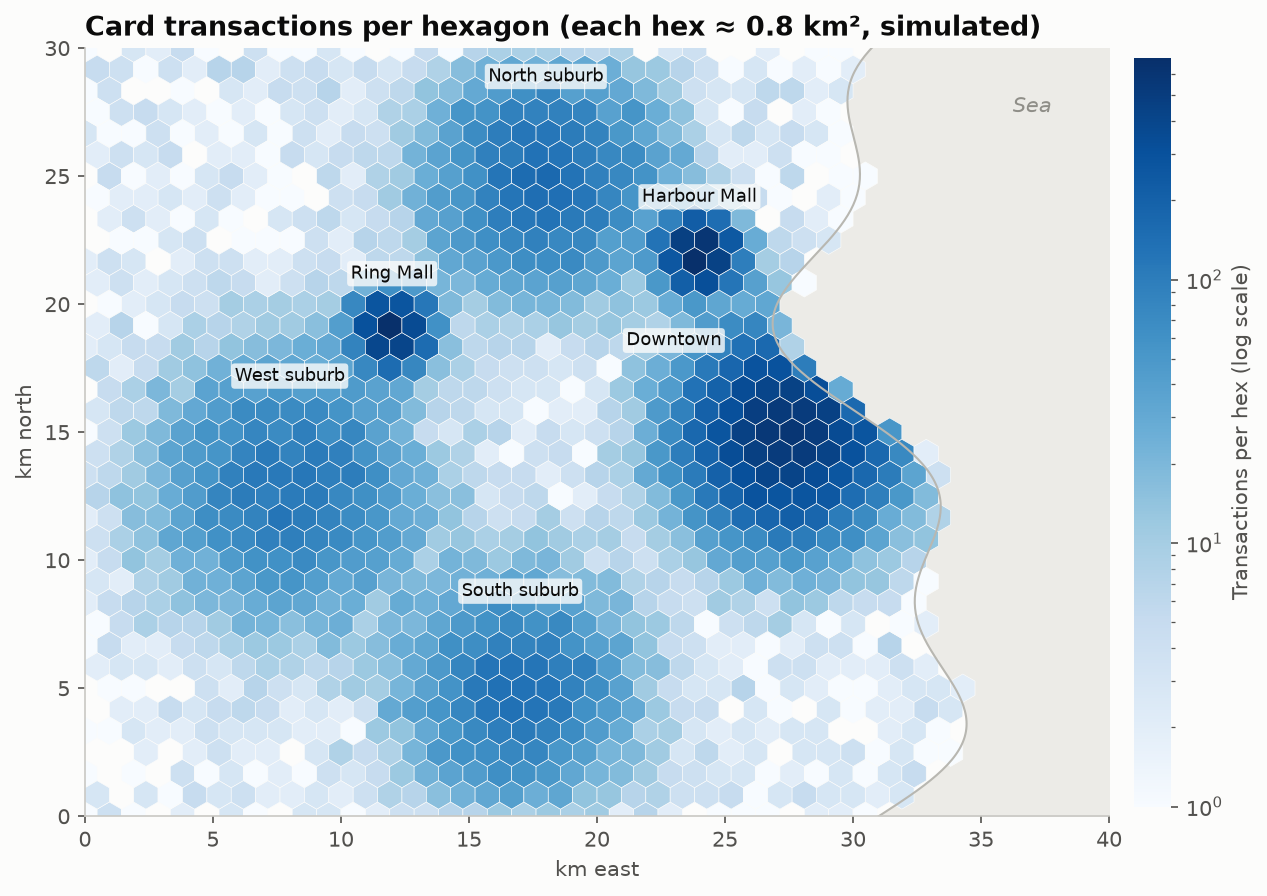

Recreate this plot in Python.
"""
Hexagonal Grid Map (hexbin)  -  family: Spatial

DESIGN PURPOSE
Thousands of point locations aggregated into equal-area hexagons, each shaded
by how many points fall inside. Unlike a dot map, density stays readable when
points overlap. Unlike a choropleth, the bins are all the same size, so large
administrative areas don't dominate.

WHEN TO USE
  - Map dense point data (transactions, deliveries, incidents, sensor
    readings) over a city or region
  - Compare densities across an area without depending on administrative
    boundaries
  - Find hot spots and coverage gaps

AVOID WHEN
  - Each point's exact location matters (use a dot or bubble map)
  - Values belong to administrative areas (use a choropleth)
  - Hexagons are so large that the pattern depends on where the grid happens
    to start

ALTERNATIVES
  - Bubble map
  - Choropleth
  - 3-D hexagon columns (pydeck)

EXAMPLE
50,000 simulated card transactions in a coastal metro area (40 × 30 km). The
point pattern combines a downtown core, three suburban centres, two malls and
scattered background activity on land only.

Run:  python hexgrid_map.py
"""
import sys
from pathlib import Path

import numpy as np
import pandas as pd
import matplotlib.pyplot as plt

# Library style: categorical colors in fixed order, recessive axes, hairline grid.
PALETTE = ["#2a78d6", "#eb6834", "#1baf7a", "#eda100",
           "#e87ba4", "#008300", "#6250d6", "#e34948"]
SEQ_CMAP = "Blues"      # sequential: one hue, light -> dark
DIV_CMAP = "RdBu_r"     # diverging: two opposite hues, neutral midpoint
GRAY = "#b8b7b1"        # de-emphasised marks
plt.rcParams.update({
    "figure.figsize": (8, 4.8), "figure.dpi": 110, "figure.facecolor": "#fcfcfb",
    "axes.facecolor": "#fcfcfb", "axes.edgecolor": "#c9c8c3", "axes.linewidth": 0.8,
    "axes.spines.top": False, "axes.spines.right": False,
    "axes.grid": True, "grid.color": "#e6e5e1", "grid.linewidth": 0.6, "axes.axisbelow": True,
    "axes.prop_cycle": plt.cycler(color=PALETTE),
    "axes.titlesize": 13, "axes.titleweight": "bold", "axes.titlelocation": "left",
    "axes.labelcolor": "#52514e", "xtick.color": "#52514e", "ytick.color": "#52514e",
    "text.color": "#0b0b0b", "font.size": 10, "lines.linewidth": 2,
    "legend.frameon": False,
})

from matplotlib.colors import LogNorm

# --- Example data ------------------------------------------------------------
rng = np.random.default_rng(31)


def coast_x(y):
    """x position (km) of the coastline at height y; the sea lies to the east."""
    return 31 + 3 * np.sin(y / 4.5) + 1.5 * np.sin(y / 1.7)


centres = {  # name: (x, y, spread km, share of transactions)
    "Downtown": (27.5, 15, 2.2, 0.38), "North suburb": (18, 25, 2.5, 0.12),
    "West suburb": (8, 13, 2.8, 0.12), "South suburb": (17, 5, 2.4, 0.10),
    "Harbour Mall": (24, 22, 0.8, 0.07), "Ring Mall": (12, 19, 0.8, 0.06),
}
pts = []
for x, y, s, share in centres.values():
    k = int(share * 60000)
    pts.append(np.column_stack([rng.normal(x, s, k), rng.normal(y, s, k)]))
k = int(0.15 * 60000)
pts.append(np.column_stack([rng.uniform(0, 40, k), rng.uniform(0, 30, k)]))
pts = np.vstack(pts)
on_land = (pts[:, 0] > 0) & (pts[:, 1] > 0) & (pts[:, 1] < 30) & (pts[:, 0] < coast_x(pts[:, 1]))
df = pd.DataFrame(pts[on_land][:50000], columns=["x_km", "y_km"])
print(f"{len(df):,} transactions")

# --- Plot --------------------------------------------------------------------
fig, ax = plt.subplots(figsize=(9, 6.6))
yy = np.linspace(0, 30, 300)
ax.fill_betweenx(yy, coast_x(yy), 40, color="#ecebe7", zorder=0)
ax.plot(coast_x(yy), yy, color="#b8b7b1", linewidth=1)
ax.text(37, 27.5, "Sea", color="#8f8e88", fontsize=10, style="italic", ha="center")
hb = ax.hexbin(df["x_km"], df["y_km"], gridsize=(42, 18), extent=(0, 40, 0, 30), mincnt=1,
               cmap=SEQ_CMAP, norm=LogNorm(), linewidths=0.3, edgecolors="#fcfcfb")
for name, (x, y, s, share) in centres.items():
    ax.annotate(name, (x, y), xytext=(x - 4.5 if name == "Downtown" else x, y + s + 1.2),
                ha="center", fontsize=8.5, color="#0b0b0b",
                bbox=dict(boxstyle="round,pad=0.2", fc="#fcfcfb", ec="none", alpha=0.8))
ax.set_xlim(0, 40)
ax.set_ylim(0, 30)
ax.set_aspect("equal")
ax.grid(False)
ax.set_xlabel("km east")
ax.set_ylabel("km north")
ax.set_title("Card transactions per hexagon (each hex ≈ 0.8 km², simulated)")
cb = fig.colorbar(hb, ax=ax, shrink=0.8, pad=0.02)
cb.set_label("Transactions per hex (log scale)")
cb.outline.set_visible(False)
fig.tight_layout()

# --- Save / show -------------------------------------------------------------
out = Path(__file__).with_name(Path(__file__).stem + ".png")
fig.savefig(out, dpi=150, bbox_inches="tight")
print(f"saved {out}")
if "--no-show" not in sys.argv:
    plt.show()
